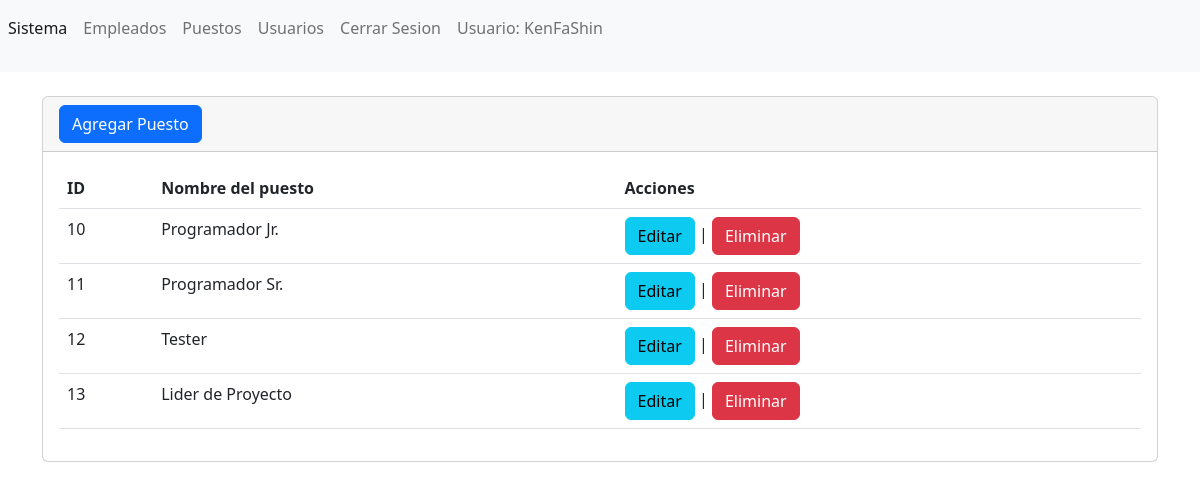
The app's page /secciones/puestos/index.php (signed in) with its own data.
### tables this page shows
CREATE TABLE `tbl_puestos` (
  `id` int(11) NOT NULL,
  `nombre_puesto` varchar(255) NOT NULL
);

### secciones/puestos/index.php (the view, shortened to what this page needs)
<?php
include("../../bd.php");
$sentencia = $conexion->prepare("SELECT * FROM `tbl_puestos`");
$sentencia -> execute();
$lista_tbl_puestos = $sentencia->fetchAll(PDO::FETCH_ASSOC);
?>
<?php include("../../templates/header.php");?>
<br>
<div class="card">
    <div class="card-header">
        <a name="btn_ir_a_crear_puesto" id="btn_ir_a_crear_puesto" class="btn btn-primary" href="crear.php" role="button">Agregar Puesto</a>
    </div>
    <div class="card-body">
        <div class="table-responsive">
            <table class="table table" id="tabla_id">
                <thead>
                    <tr>
                        <th scope="col">ID</th>
                        <th scope="col">Nombre del puesto</th>
                        <th scope="col">Acciones</th>
                    </tr>
                </thead>
                <tbody>
                    <?php foreach($lista_tbl_puestos as $registro){ ?>
                    <tr class="">
                        <td scope="row"><?php echo $registro['id'];?></td>
                        <td><?php echo $registro['nombre_puesto'];?></td>
                        <td>
                            <a name="btn_editar_puesto_empleado" id="btn_editar_puesto_empleado" class="btn btn-info" href="editar.php?txtID=<?php echo $registro['id'];?>" role="button">Editar</a> |
                            <a name="btn_eliminar_puesto_empleado" id="btn_eliminar_puesto_empleado" class="btn btn-danger" href="javascript:borrar(<?php echo $registro['id'];?>);" role="button">Eliminar</a>
                        </td>
                    </tr>
                    <?php } ?>
                </tbody>
            </table>
        </div>
    </div>
</div>
<?php include("../../templates/footer.php");?>

### records on screen
tbl_puestos: id "10", nombre_puesto "Programador Jr."
tbl_puestos: id "11", nombre_puesto "Programador Sr."
tbl_puestos: id "12", nombre_puesto "Tester"
tbl_puestos: id "13", nombre_puesto "Lider de Proyecto"

### other values on screen
$_SESSION['usuario'] "KenFaShin"
